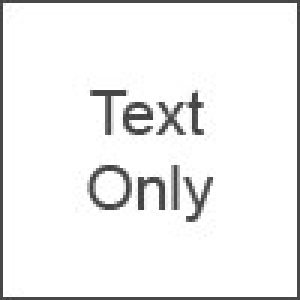
#> input picture PythonScripts/text.jpg, 100 x 100 px (shown 3 times larger)
$ python get-text.py
#> lines starting #> are read from the running program, lines starting #| are printed output that depends on the picture
__author__ = 'narendra'

import pytesseract
from PIL import Image, ImageEnhance, ImageFilter

im = Image.open("text.jpg") # the second one
#> im is the input picture: PIL image 100x100 RGB; min 53, max 255, mean 239.9
im = im.filter(ImageFilter.MedianFilter())
enhancer = ImageEnhance.Contrast(im)
im = enhancer.enhance(2)
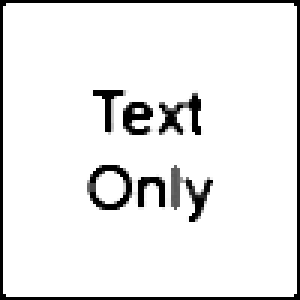
#> im: PIL image 100x100 RGB (shown 3 times larger); min 0, max 255, mean 234
im = im.convert('1')
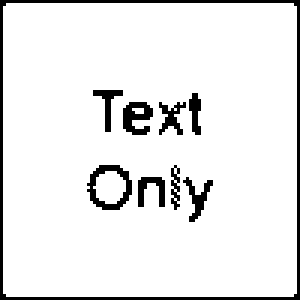
#> im: PIL image 100x100 1 (shown 3 times larger); 91.8% white; black in thin lines or dots
im.save('temp2.jpg')
#> (the run stopped early here; a loop or call above may not have finished)
